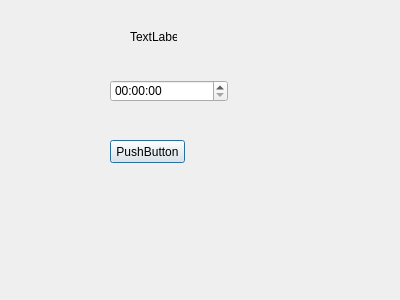
<?xml version="1.0" encoding="UTF-8"?>
<ui version="4.0">
 <class>Dialog</class>
 <widget class="QDialog" name="Dialog">
  <property name="geometry">
   <rect>
    <x>0</x>
    <y>0</y>
    <width>400</width>
    <height>300</height>
   </rect>
  </property>
  <property name="windowTitle">
   <string>Dialog</string>
  </property>
  <widget class="QPushButton" name="pushButton">
   <property name="geometry">
    <rect>
     <x>110</x>
     <y>140</y>
     <width>75</width>
     <height>23</height>
    </rect>
   </property>
   <property name="text">
    <string>PushButton</string>
   </property>
  </widget>
  <widget class="QLabel" name="label">
   <property name="geometry">
    <rect>
     <x>130</x>
     <y>30</y>
     <width>47</width>
     <height>13</height>
    </rect>
   </property>
   <property name="text">
    <string>TextLabel</string>
   </property>
  </widget>
  <widget class="QTimeEdit" name="timeEdit">
   <property name="geometry">
    <rect>
     <x>110</x>
     <y>80</y>
     <width>118</width>
     <height>22</height>
    </rect>
   </property>
  </widget>
 </widget>
 <resources/>
 <connections/>
</ui>
